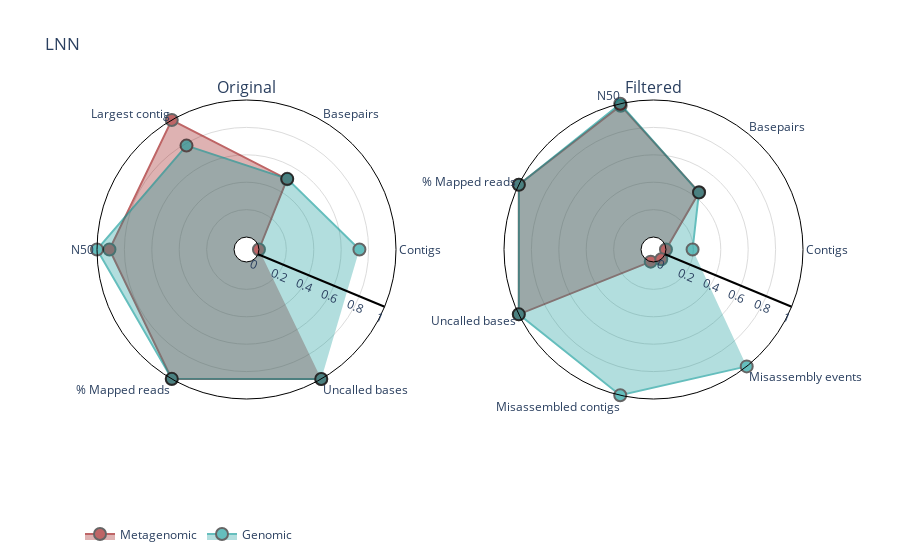
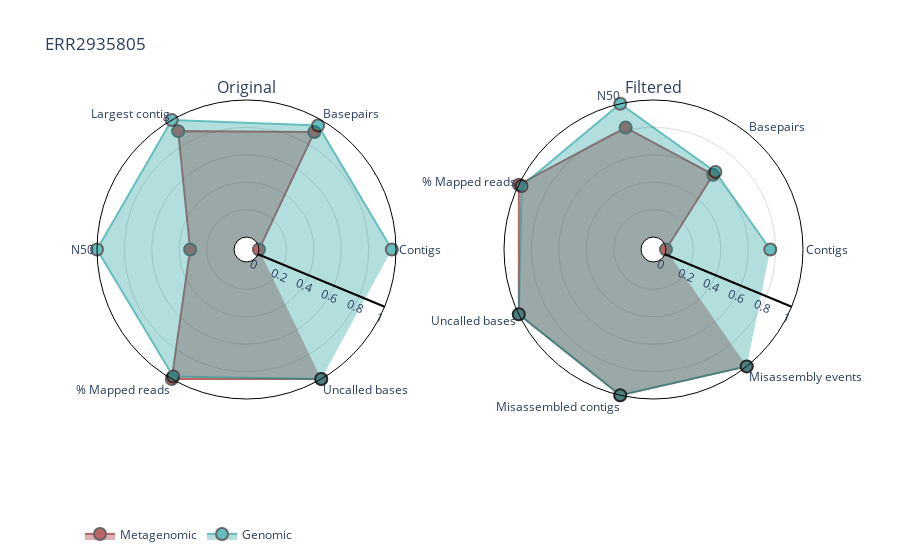
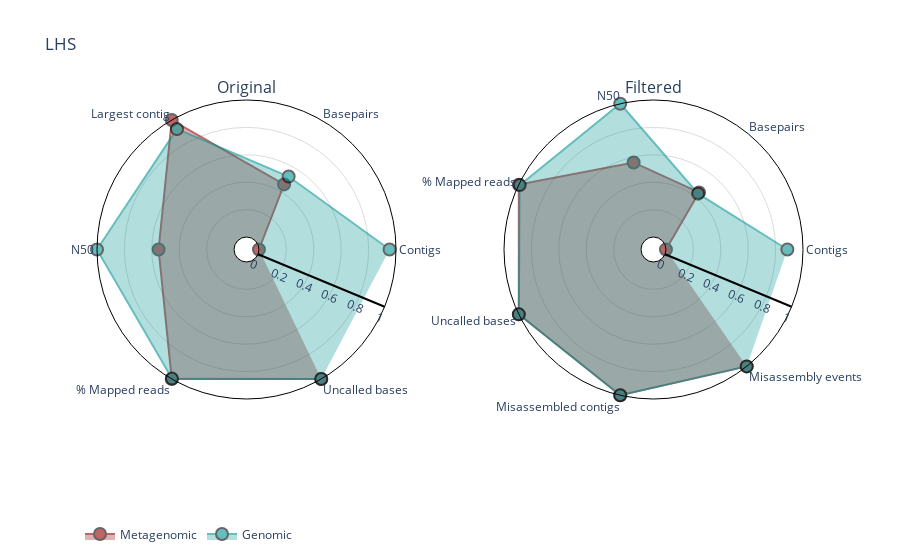
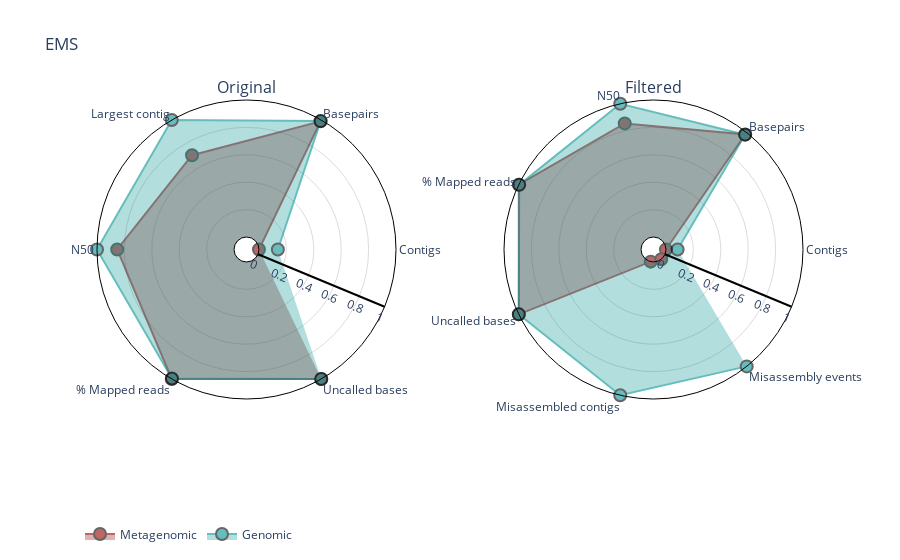

Notebook code for these charts, in order:
### Code cell
COLOURS = ['#930001','#009392']
for sample, df in rank_dfs:

    categories = ['contigs','filtered_contigs','basepairs','filtered_basepairs', 'max_contig', 'n50','filtered_n50', 'mapped_reads','filtered_mapped_reads', 'Ns','filtered_Ns','misassembled contigs', 'misassembly events']
    categories_original =  ['contigs','basepairs', 'max_contig', 'n50', 'mapped_reads', 'Ns'] 
    categories_original_renamed =  ['Contigs','Basepairs', 'Largest contig', 'N50', '% Mapped reads', 'Uncalled bases'] 
    categories_filtered = ['filtered_contigs', 'filtered_basepairs', 'filtered_n50', 'filtered_mapped_reads','filtered_Ns', 'misassembled contigs', 'misassembly events']
    categories_filtered_renamed = ['Contigs', 'Basepairs', 'N50', '% Mapped reads','Uncalled bases', 'Misassembled contigs', 'Misassembly events']

    fig = make_subplots(rows=1, cols=2, specs=[[{'type': 'polar'}, {'type': 'polar'}]], subplot_titles=('Original', 'Filtered'))
    
    i= 0
    
    for assembler, row in df.iterrows():
        
        row_filtered = []
        row_original = []
        
        for col in categories_original:
            row_original.append(row.loc[:].at[col])
            
        for col in categories_filtered:
            row_filtered.append(row.loc[:].at[col])

        fig.add_trace(go.Scatterpolar(r=row_original,
                                      theta=categories_original_renamed, mode='lines+markers',fill='toself',
                                      marker=dict(color=COLOURS[i], size=12), 
                                      marker_line_color="black", 
                                      marker_line_width=2,
                                      opacity=0.6,
                                      name=assembler, line=dict(color=COLOURS[i]), showlegend=True), col=1, row=1)
        
        fig.add_trace(go.Scatterpolar(r=row_filtered,
                                      theta=categories_filtered_renamed, mode='lines+markers',fill='toself',
                                      marker=dict(color=COLOURS[i], size=12), 
                                      marker_line_color="black", 
                                      marker_line_width=2,
                                      opacity=0.6,
                                      name=assembler, line=dict(color=COLOURS[i]), showlegend=False), col=2, row=1)
        i+=1
            
    fig.update_layout(polar=dict(radialaxis=dict(visible=True,
                                                 range=[0,1],
                                                 linewidth = 2,
                                                 linecolor="black",
                                                 gridcolor = "#DCDCDC"), 
                                 hole=1/12, bgcolor='rgb(255,255,255)',
                                angularaxis=dict(linecolor="black"),
                                angularaxis_categoryarray = categories_original_renamed,
                                radialaxis_angle = -22.5),
                     polar2=dict(radialaxis=dict(visible=True,
                                                 range=[0,1],
                                                 linewidth = 2,
                                                 linecolor="black",
                                                 gridcolor = "#DCDCDC"), 
                                 hole=1/12, bgcolor='rgb(255,255,255)',
                                angularaxis=dict(linecolor="black"),
                                angularaxis_categoryarray = categories_filtered_renamed,
                                radialaxis_angle = -22.5))
    fig.update_layout(title=sample)
    fig.update_layout(legend=dict(
        orientation="h",
        yanchor="bottom",
        y=-0.5,
        xanchor="left",
        x=0
    ))

    fig.show()
    plot(fig, filename='Plots/Global Metrics/Assembly Type - {}.html'.format(sample), auto_open=False)

### Figure 1 — Plotly figure (JSON) as saved in the notebook; plotly's stock layout.template omitted (floating-point values rounded to 4 significant figures)
{"data": [{"fill": "toself", "line": {"color": "#930001"}, "marker": {"color": "#930001", "line": {"color": "black", "width": 2}, "size": 12}, "mode": "lines+markers", "name": "Metagenomic", "opacity": 0.6, "r": [0, 0.5013, 1, 0.909, 1, 1], "showlegend": true, "subplot": "polar", "theta": ["Contigs", "Basepairs", "Largest contig", "N50", "% Mapped reads", "Uncalled bases"], "type": "scatterpolar"}, {"fill": "toself", "line": {"color": "#930001"}, "marker": {"color": "#930001", "line": {"color": "black", "width": 2}, "size": 12}, "mode": "lines+markers", "name": "Metagenomic", "opacity": 0.6, "r": [0, 0.4428, 0.9856, 1, 1, 0, 0], "showlegend": false, "subplot": "polar2", "theta": ["Contigs", "Basepairs", "N50", "% Mapped reads", "Uncalled bases", "Misassembled contigs", "Misassembly events"], "type": "scatterpolar"}, {"fill": "toself", "line": {"color": "#009392"}, "marker": {"color": "#009392", "line": {"color": "black", "width": 2}, "size": 12}, "mode": "lines+markers", "name": "Genomic", "opacity": 0.6, "r": [0.733, 0.5043, 0.7847, 1, 0.9992, 1], "showlegend": true, "subplot": "polar", "theta": ["Contigs", "Basepairs", "Largest contig", "N50", "% Mapped reads", "Uncalled bases"], "type": "scatterpolar"}, {"fill": "toself", "line": {"color": "#009392"}, "marker": {"color": "#009392", "line": {"color": "black", "width": 2}, "size": 12}, "mode": "lines+markers", "name": "Genomic", "opacity": 0.6, "r": [0.1942, 0.4408, 1, 0.999, 1, 1, 1], "showlegend": false, "subplot": "polar2", "theta": ["Contigs", "Basepairs", "N50", "% Mapped reads", "Uncalled bases", "Misassembled contigs", "Misassembly events"], "type": "scatterpolar"}], "layout": {"annotations": [{"font": {"size": 16}, "showarrow": false, "text": "Original", "x": 0.225, "xanchor": "center", "xref": "paper", "y": 1, "yanchor": "bottom", "yref": "paper"}, {"font": {"size": 16}, "showarrow": false, "text": "Filtered", "x": 0.775, "xanchor": "center", "xref": "paper", "y": 1, "yanchor": "bottom", "yref": "paper"}], "legend": {"orientation": "h", "x": 0, "xanchor": "left", "y": -0.5, "yanchor": "bottom"}, "polar": {"angularaxis": {"categoryarray": ["Contigs", "Basepairs", "Largest contig", "N50", "% Mapped reads", "Uncalled bases"], "linecolor": "black"}, "bgcolor": "rgb(255,255,255)", "domain": {"x": [0, 0.45], "y": [0, 1]}, "hole": 0.08333, "radialaxis": {"angle": -22.5, "gridcolor": "#DCDCDC", "linecolor": "black", "linewidth": 2, "range": [0, 1], "visible": true}}, "polar2": {"angularaxis": {"categoryarray": ["Contigs", "Basepairs", "N50", "% Mapped reads", "Uncalled bases", "Misassembled contigs", "Misassembly events"], "linecolor": "black"}, "bgcolor": "rgb(255,255,255)", "domain": {"x": [0.55, 1], "y": [0, 1]}, "hole": 0.08333, "radialaxis": {"angle": -22.5, "gridcolor": "#DCDCDC", "linecolor": "black", "linewidth": 2, "range": [0, 1], "visible": true}}, "title": {"text": "LNN"}}}

### Figure 2 — Plotly figure (JSON) as saved in the notebook; plotly's stock layout.template omitted (floating-point values rounded to 4 significant figures)
{"data": [{"fill": "toself", "line": {"color": "#930001"}, "marker": {"color": "#930001", "line": {"color": "black", "width": 2}, "size": 12}, "mode": "lines+markers", "name": "Metagenomic", "opacity": 0.6, "r": [0, 0.899, 0.9065, 0.3202, 1, 1], "showlegend": true, "subplot": "polar", "theta": ["Contigs", "Basepairs", "Largest contig", "N50", "% Mapped reads", "Uncalled bases"], "type": "scatterpolar"}, {"fill": "toself", "line": {"color": "#930001"}, "marker": {"color": "#930001", "line": {"color": "black", "width": 2}, "size": 12}, "mode": "lines+markers", "name": "Metagenomic", "opacity": 0.6, "r": [0, 0.6073, 0.8214, 1, 1, 1, 1], "showlegend": false, "subplot": "polar2", "theta": ["Contigs", "Basepairs", "N50", "% Mapped reads", "Uncalled bases", "Misassembled contigs", "Misassembly events"], "type": "scatterpolar"}, {"fill": "toself", "line": {"color": "#009392"}, "marker": {"color": "#009392", "line": {"color": "black", "width": 2}, "size": 12}, "mode": "lines+markers", "name": "Genomic", "opacity": 0.6, "r": [0.9697, 0.9538, 1, 1, 0.9792, 1], "showlegend": true, "subplot": "polar", "theta": ["Contigs", "Basepairs", "Largest contig", "N50", "% Mapped reads", "Uncalled bases"], "type": "scatterpolar"}, {"fill": "toself", "line": {"color": "#009392"}, "marker": {"color": "#009392", "line": {"color": "black", "width": 2}, "size": 12}, "mode": "lines+markers", "name": "Genomic", "opacity": 0.6, "r": [0.7612, 0.6332, 1, 0.9774, 1, 1, 1], "showlegend": false, "subplot": "polar2", "theta": ["Contigs", "Basepairs", "N50", "% Mapped reads", "Uncalled bases", "Misassembled contigs", "Misassembly events"], "type": "scatterpolar"}], "layout": {"annotations": [{"font": {"size": 16}, "showarrow": false, "text": "Original", "x": 0.225, "xanchor": "center", "xref": "paper", "y": 1, "yanchor": "bottom", "yref": "paper"}, {"font": {"size": 16}, "showarrow": false, "text": "Filtered", "x": 0.775, "xanchor": "center", "xref": "paper", "y": 1, "yanchor": "bottom", "yref": "paper"}], "legend": {"orientation": "h", "x": 0, "xanchor": "left", "y": -0.5, "yanchor": "bottom"}, "polar": {"angularaxis": {"categoryarray": ["Contigs", "Basepairs", "Largest contig", "N50", "% Mapped reads", "Uncalled bases"], "linecolor": "black"}, "bgcolor": "rgb(255,255,255)", "domain": {"x": [0, 0.45], "y": [0, 1]}, "hole": 0.08333, "radialaxis": {"angle": -22.5, "gridcolor": "#DCDCDC", "linecolor": "black", "linewidth": 2, "range": [0, 1], "visible": true}}, "polar2": {"angularaxis": {"categoryarray": ["Contigs", "Basepairs", "N50", "% Mapped reads", "Uncalled bases", "Misassembled contigs", "Misassembly events"], "linecolor": "black"}, "bgcolor": "rgb(255,255,255)", "domain": {"x": [0.55, 1], "y": [0, 1]}, "hole": 0.08333, "radialaxis": {"angle": -22.5, "gridcolor": "#DCDCDC", "linecolor": "black", "linewidth": 2, "range": [0, 1], "visible": true}}, "title": {"text": "ERR2935805"}}}

### Figure 3 — Plotly figure (JSON) as saved in the notebook; plotly's stock layout.template omitted (floating-point values rounded to 4 significant figures)
{"data": [{"fill": "toself", "line": {"color": "#930001"}, "marker": {"color": "#930001", "line": {"color": "black", "width": 2}, "size": 12}, "mode": "lines+markers", "name": "Metagenomic", "opacity": 0.6, "r": [0, 0.4575, 1, 0.5505, 1, 1], "showlegend": true, "subplot": "polar", "theta": ["Contigs", "Basepairs", "Largest contig", "N50", "% Mapped reads", "Uncalled bases"], "type": "scatterpolar"}, {"fill": "toself", "line": {"color": "#930001"}, "marker": {"color": "#930001", "line": {"color": "black", "width": 2}, "size": 12}, "mode": "lines+markers", "name": "Metagenomic", "opacity": 0.6, "r": [0, 0.4418, 0.5606, 1, 1, 1, 1], "showlegend": false, "subplot": "polar2", "theta": ["Contigs", "Basepairs", "N50", "% Mapped reads", "Uncalled bases", "Misassembled contigs", "Misassembly events"], "type": "scatterpolar"}, {"fill": "toself", "line": {"color": "#009392"}, "marker": {"color": "#009392", "line": {"color": "black", "width": 2}, "size": 12}, "mode": "lines+markers", "name": "Genomic", "opacity": 0.6, "r": [0.9531, 0.524, 0.9236, 1, 0.9968, 1], "showlegend": true, "subplot": "polar", "theta": ["Contigs", "Basepairs", "Largest contig", "N50", "% Mapped reads", "Uncalled bases"], "type": "scatterpolar"}, {"fill": "toself", "line": {"color": "#009392"}, "marker": {"color": "#009392", "line": {"color": "black", "width": 2}, "size": 12}, "mode": "lines+markers", "name": "Genomic", "opacity": 0.6, "r": [0.8859, 0.4303, 1, 0.992, 1, 1, 1], "showlegend": false, "subplot": "polar2", "theta": ["Contigs", "Basepairs", "N50", "% Mapped reads", "Uncalled bases", "Misassembled contigs", "Misassembly events"], "type": "scatterpolar"}], "layout": {"annotations": [{"font": {"size": 16}, "showarrow": false, "text": "Original", "x": 0.225, "xanchor": "center", "xref": "paper", "y": 1, "yanchor": "bottom", "yref": "paper"}, {"font": {"size": 16}, "showarrow": false, "text": "Filtered", "x": 0.775, "xanchor": "center", "xref": "paper", "y": 1, "yanchor": "bottom", "yref": "paper"}], "legend": {"orientation": "h", "x": 0, "xanchor": "left", "y": -0.5, "yanchor": "bottom"}, "polar": {"angularaxis": {"categoryarray": ["Contigs", "Basepairs", "Largest contig", "N50", "% Mapped reads", "Uncalled bases"], "linecolor": "black"}, "bgcolor": "rgb(255,255,255)", "domain": {"x": [0, 0.45], "y": [0, 1]}, "hole": 0.08333, "radialaxis": {"angle": -22.5, "gridcolor": "#DCDCDC", "linecolor": "black", "linewidth": 2, "range": [0, 1], "visible": true}}, "polar2": {"angularaxis": {"categoryarray": ["Contigs", "Basepairs", "N50", "% Mapped reads", "Uncalled bases", "Misassembled contigs", "Misassembly events"], "linecolor": "black"}, "bgcolor": "rgb(255,255,255)", "domain": {"x": [0.55, 1], "y": [0, 1]}, "hole": 0.08333, "radialaxis": {"angle": -22.5, "gridcolor": "#DCDCDC", "linecolor": "black", "linewidth": 2, "range": [0, 1], "visible": true}}, "title": {"text": "LHS"}}}

### Figure 4 — Plotly figure (JSON) as saved in the notebook; plotly's stock layout.template omitted (floating-point values rounded to 4 significant figures)
{"data": [{"fill": "toself", "line": {"color": "#930001"}, "marker": {"color": "#930001", "line": {"color": "black", "width": 2}, "size": 12}, "mode": "lines+markers", "name": "Metagenomic", "opacity": 0.6, "r": [0, 0.9888, 0.7038, 0.8528, 1, 1], "showlegend": true, "subplot": "polar", "theta": ["Contigs", "Basepairs", "Largest contig", "N50", "% Mapped reads", "Uncalled bases"], "type": "scatterpolar"}, {"fill": "toself", "line": {"color": "#930001"}, "marker": {"color": "#930001", "line": {"color": "black", "width": 2}, "size": 12}, "mode": "lines+markers", "name": "Metagenomic", "opacity": 0.6, "r": [0, 0.9829, 0.8528, 1, 1, 0, 0], "showlegend": false, "subplot": "polar2", "theta": ["Contigs", "Basepairs", "N50", "% Mapped reads", "Uncalled bases", "Misassembled contigs", "Misassembly events"], "type": "scatterpolar"}, {"fill": "toself", "line": {"color": "#009392"}, "marker": {"color": "#009392", "line": {"color": "black", "width": 2}, "size": 12}, "mode": "lines+markers", "name": "Genomic", "opacity": 0.6, "r": [0.138, 0.9909, 1, 1, 0.9964, 1], "showlegend": true, "subplot": "polar", "theta": ["Contigs", "Basepairs", "Largest contig", "N50", "% Mapped reads", "Uncalled bases"], "type": "scatterpolar"}, {"fill": "toself", "line": {"color": "#009392"}, "marker": {"color": "#009392", "line": {"color": "black", "width": 2}, "size": 12}, "mode": "lines+markers", "name": "Genomic", "opacity": 0.6, "r": [0.08493, 0.9809, 1, 0.9963, 1, 1, 1], "showlegend": false, "subplot": "polar2", "theta": ["Contigs", "Basepairs", "N50", "% Mapped reads", "Uncalled bases", "Misassembled contigs", "Misassembly events"], "type": "scatterpolar"}], "layout": {"annotations": [{"font": {"size": 16}, "showarrow": false, "text": "Original", "x": 0.225, "xanchor": "center", "xref": "paper", "y": 1, "yanchor": "bottom", "yref": "paper"}, {"font": {"size": 16}, "showarrow": false, "text": "Filtered", "x": 0.775, "xanchor": "center", "xref": "paper", "y": 1, "yanchor": "bottom", "yref": "paper"}], "legend": {"orientation": "h", "x": 0, "xanchor": "left", "y": -0.5, "yanchor": "bottom"}, "polar": {"angularaxis": {"categoryarray": ["Contigs", "Basepairs", "Largest contig", "N50", "% Mapped reads", "Uncalled bases"], "linecolor": "black"}, "bgcolor": "rgb(255,255,255)", "domain": {"x": [0, 0.45], "y": [0, 1]}, "hole": 0.08333, "radialaxis": {"angle": -22.5, "gridcolor": "#DCDCDC", "linecolor": "black", "linewidth": 2, "range": [0, 1], "visible": true}}, "polar2": {"angularaxis": {"categoryarray": ["Contigs", "Basepairs", "N50", "% Mapped reads", "Uncalled bases", "Misassembled contigs", "Misassembly events"], "linecolor": "black"}, "bgcolor": "rgb(255,255,255)", "domain": {"x": [0.55, 1], "y": [0, 1]}, "hole": 0.08333, "radialaxis": {"angle": -22.5, "gridcolor": "#DCDCDC", "linecolor": "black", "linewidth": 2, "range": [0, 1], "visible": true}}, "title": {"text": "EMS"}}}
